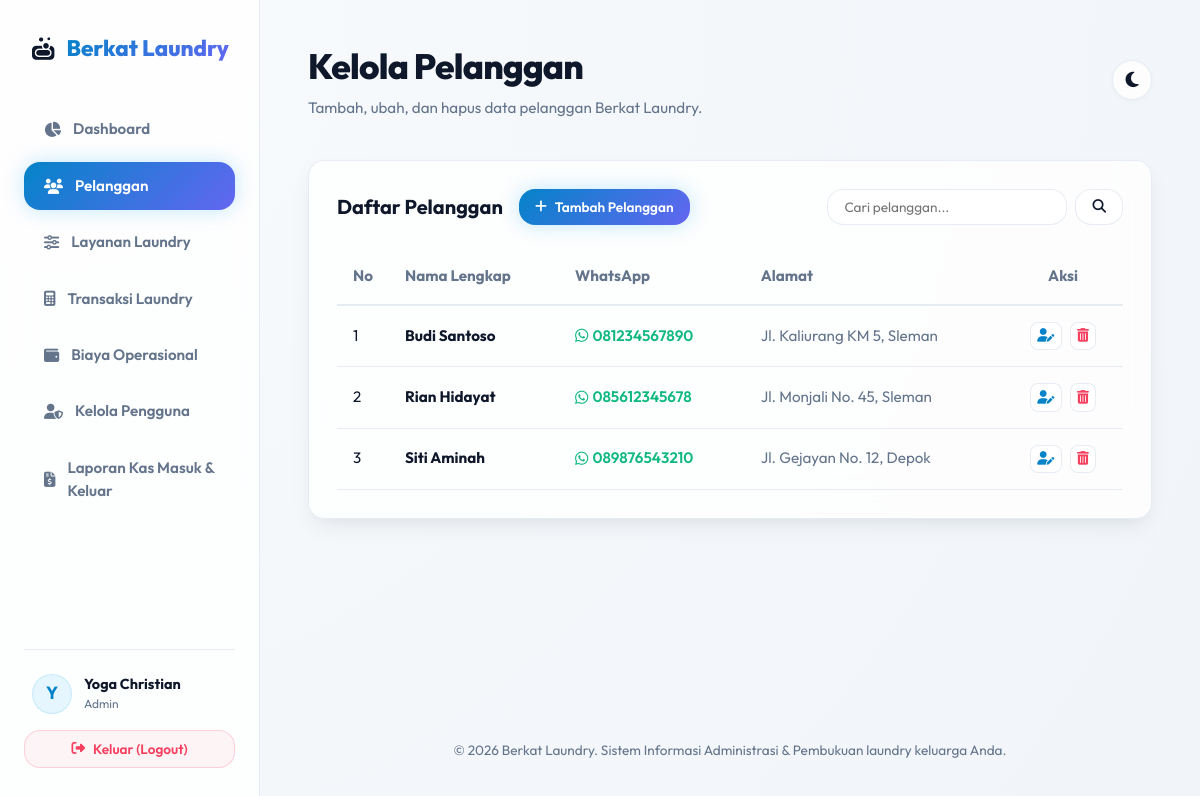
The app's page /pelanggan.php (signed in) with its own data.
### tables this page shows
CREATE TABLE IF NOT EXISTS `pelanggan` (
    `id` INT AUTO_INCREMENT PRIMARY KEY,
    `nama` VARCHAR(100) NOT NULL,
    `alamat` TEXT NOT NULL,
    `telepon` VARCHAR(15) NOT NULL
);

### pelanggan.php (the view, shortened to what this page needs)
<?php
require_once 'config/database.php';
require_once 'includes/header.php';
$action = $_GET['action'] ?? 'view';
$id = $_GET['id'] ?? null;
$customer_data = null;
$search = $_GET['search'] ?? '';
if (!empty($search)) {
    $stmt = $pdo->prepare("SELECT * FROM pelanggan WHERE nama LIKE ? OR alamat LIKE ? OR telepon LIKE ? ORDER BY nama ASC");
    $stmt->execute(["%$search%", "%$search%", "%$search%"]);
} else {
    $stmt = $pdo->query("SELECT * FROM pelanggan ORDER BY nama ASC");
}
$customers = $stmt->fetchAll();
?>
<?php if ($action === 'tambah' || $action === 'edit'): ?>
    <div class="glass-panel" style="max-width: 600px; padding: 2.5rem; margin: 0 auto;">
        <h2 style="font-size: 1.5rem; font-weight: 700; margin-bottom: 1.5rem;">
            <?php echo $action === 'tambah' ? '<i class="fa-solid fa-user-plus" style="color:var(--primary);"></i> Tambah Pelanggan Baru' : '<i class="fa-solid fa-user-pen" style="color:var(--primary);"></i> Edit Data Pelanggan'; ?>
        </h2>
        <form action="pelanggan.php?action=<?php echo $action; ?><?php echo $id ? '&id='.$id : ''; ?>" method="POST">
            <div class="form-group">
                <label for="nama">Nama Lengkap</label>
                <input type="text" id="nama" name="nama" class="form-control" placeholder="Nama pelanggan..." required
                       value="<?php echo htmlspecialchars($customer_data['nama'] ?? ''); ?>">
            </div>
            <div class="form-group">
                <label for="telepon">Nomor WhatsApp / Telepon</label>
                <input type="tel" id="telepon" name="telepon" class="form-control" placeholder="Contoh: 081234567890" required
                       value="<?php echo htmlspecialchars($customer_data['telepon'] ?? ''); ?>">
            </div>
            <div class="form-group" style="margin-bottom: 2rem;">
                <label for="alamat">Alamat Lengkap</label>
                <textarea id="alamat" name="alamat" class="form-control" style="height: 100px; resize: vertical;" placeholder="Alamat lengkap..." required><?php echo htmlspecialchars($customer_data['alamat'] ?? ''); ?></textarea>
            </div>
            <div style="display: flex; gap: 1rem;">
                <a href="pelanggan.php" class="btn btn-secondary" style="flex: 1; justify-content: center;">Batal</a>
                <button type="submit" class="btn btn-primary" style="flex: 1; justify-content: center;">
                    <i class="fa-solid fa-floppy-disk"></i> Simpan
                </button>
            </div>
        </form>
    </div>
<?php else: ?>
    <div class="glass-panel table-card">
        <div class="table-header">
            <div style="display:flex; align-items:center; gap: 1rem;">
                <h3>Daftar Pelanggan</h3>
                <a href="pelanggan.php?action=tambah" class="btn btn-primary" style="padding: 0.5rem 1rem; font-size: 0.85rem;">
                    <i class="fa-solid fa-plus"></i> Tambah Pelanggan
                </a>
            </div>
            <form action="pelanggan.php" method="GET" style="display: flex; gap: 0.5rem;">
                <input type="text" name="search" class="form-control" style="width: 240px; padding: 0.5rem 1rem; font-size: 0.85rem;"
                       placeholder="Cari pelanggan..." value="<?php echo htmlspecialchars($search); ?>">
                <button type="submit" class="btn btn-secondary" style="padding: 0.5rem 1rem; font-size: 0.85rem;">
                    <i class="fa-solid fa-search"></i>
                </button>
            </form>
        </div>
        <div style="overflow-x: auto;">
            <table>
                <thead>
                    <tr>
                        <th style="width: 50px;">No</th>
                        <th>Nama Lengkap</th>
                        <th>WhatsApp</th>
                        <th>Alamat</th>
                        <th style="width: 120px; text-align: center;">Aksi</th>
                    </tr>
                </thead>
                <tbody>
                    <?php if (count($customers) === 0): ?>
                        <tr>
                            <td colspan="5" style="text-align: center; color: var(--text-muted); padding: 2rem;">Tidak ada data pelanggan.</td>
                        </tr>
                    <?php else: ?>
                        <?php $no = 1; foreach ($customers as $row): ?>
                            <tr>
                                <td><?php echo $no++; ?></td>
                                <td><strong><?php echo htmlspecialchars($row['nama']); ?></strong></td>
                                <td>
                                    <a href="https://wa.me/<?php echo preg_replace('/[^0-9]/', '', $row['telepon']); ?>" target="_blank"
                                       style="text-decoration:none; color: var(--success); font-weight:600; display:flex; align-items:center; gap:0.25rem;">
                                        <i class="fa-brands fa-whatsapp"></i> <?php echo htmlspecialchars($row['telepon']); ?>
                                    </a>
                                </td>
                                <td style="color: var(--text-muted);"><?php echo htmlspecialchars($row['alamat']); ?></td>
                                <td style="text-align: center;">
                                    <div style="display: flex; gap: 0.5rem; justify-content: center;">
                                        <a href="pelanggan.php?action=edit&id=<?php echo $row['id']; ?>" class="btn btn-secondary"
                                           style="padding: 0.4rem; font-size: 0.85rem; border-radius: var(--radius-sm);" title="Edit">
                                            <i class="fa-solid fa-user-pen" style="color: var(--primary);"></i>
                                        </a>
                                        <a href="pelanggan.php?action=hapus&id=<?php echo $row['id']; ?>" class="btn btn-secondary"
                                           style="padding: 0.4rem; font-size: 0.85rem; border-radius: var(--radius-sm);" title="Hapus"
                                           onclick="return confirm('Apakah Anda yakin ingin menghapus pelanggan ini?');">
                                            <i class="fa-solid fa-trash-can" style="color: var(--accent);"></i>
                                        </a>
                                    </div>
                                </td>
                            </tr>
                        <?php endforeach; ?>
                    <?php endif; ?>
                </tbody>
            </table>
        </div>
    </div>
<?php endif; ?>
<?php
require_once 'includes/footer.php';
?>

### assets/css/style.css (style rules this page uses)
:root { --primary-hue: 201; --primary-sat: 96%; --primary-light: 40%; --primary: hsl(var(--primary-hue), var(--primary-sat), var(--primary-light)); --primary-hover: hsl(var(--primary-hue), var(--primary-sat), calc(var(--primary-light) - 8%)); --primary-soft: hsl(var(--primary-hue), var(--primary-sat), 95%); --secondary: #6366f1; --secondary-hover: #4f46e5; --accent: #f43f5e; --success: #10b981; --warning: #f59e0b; --info: #0ea5e9; --bg-app: radial-gradient(circle at top left, #f8fafc, #f1f5f9); --bg-card: rgba(255, 255, 255, 0.8); --bg-card-hover: rgba(255, 255, 255, 0.95); --border-color: rgba(226, 232, 240, 0.8); --text-main: #0f172a; --text-muted: #64748b; --text-inverse: #ffffff; --shadow-sm: 0 2px 8px -2px rgba(15, 23, 42, 0.05); --shadow-md: 0 10px 25px -5px rgba(15, 23, 42, 0.08), 0 8px 16px -6px rgba(15, 23, 42, 0.04); --shadow-lg: 0 20px 40px -15px rgba(15, 23, 42, 0.12); --shadow-glow: 0 0 20px 0 rgba(14, 165, 233, 0.25); --radius-sm: 8px; --radius-md: 16px; --radius-lg: 24px; --radius-full: 9999px; --blur: blur(16px); --transition-fast: 0.2s cubic-bezier(0.4, 0, 0.2, 1); --transition-normal: 0.3s cubic-bezier(0.4, 0, 0.2, 1); }
* { box-sizing: border-box; margin: 0; padding: 0; }
body { font-family: 'Outfit', -apple-system, BlinkMacSystemFont, "Segoe UI", Roboto, sans-serif; background: var(--bg-app); color: var(--text-main); min-height: 100vh; line-height: 1.5; transition: background var(--transition-normal), color var(--transition-normal); overflow-x: hidden; }
.glass-panel { background: var(--bg-card); backdrop-filter: var(--blur); -webkit-backdrop-filter: var(--blur); border: 1px solid var(--border-color); border-radius: var(--radius-md); box-shadow: var(--shadow-md); transition: transform var(--transition-fast), box-shadow var(--transition-fast), background var(--transition-normal), border var(--transition-normal); }
.form-control { width: 100%; padding: 0.8rem 1.1rem; font-family: inherit; font-size: 0.95rem; color: var(--text-main); background: var(--bg-card); border: 1px solid var(--border-color); border-radius: var(--radius-md); outline: none; transition: all var(--transition-fast); }
.btn { display: inline-flex; align-items: center; gap: 0.5rem; padding: 0.75rem 1.5rem; font-size: 0.95rem; font-weight: 600; border-radius: var(--radius-md); cursor: pointer; transition: all var(--transition-fast); border: none; text-decoration: none; font-family: inherit; }
.btn-primary { background: linear-gradient(135deg, var(--primary), var(--secondary)); color: #fff; box-shadow: var(--shadow-glow); }
.btn-secondary { background: var(--bg-card); border: 1px solid var(--border-color); color: var(--text-main); }
.table-card { padding: 1.75rem; margin-bottom: 2rem; }
.table-header { display: flex; justify-content: space-between; align-items: center; margin-bottom: 1.5rem; }
.table-header h3 { font-size: 1.25rem; font-weight: 700; }
table { width: 100%; border-collapse: collapse; text-align: left; }
th, td { padding: 1rem; border-bottom: 1px solid var(--border-color); font-size: 0.95rem; }
th { font-weight: 700; color: var(--text-muted); background: rgba(var(--primary-hue), var(--primary-sat), 97%); border-bottom: 2px solid var(--border-color); }

### records on screen
pelanggan: nama "Budi Santoso", telepon "081234567890", alamat "Jl. Kaliurang KM 5, Sleman"
pelanggan: nama "Rian Hidayat", telepon "085612345678", alamat "Jl. Monjali No. 45, Sleman"
pelanggan: nama "Siti Aminah", telepon "089876543210", alamat "Jl. Gejayan No. 12, Depok"

### other values on screen
substr($user_name, 0, 1) "Y"
$user_name "Yoga Christian"
$user_role "Admin"
$page_title "Kelola Pelanggan"
$page_subtitle "Tambah, ubah, dan hapus data pelanggan Berkat Laundry."
